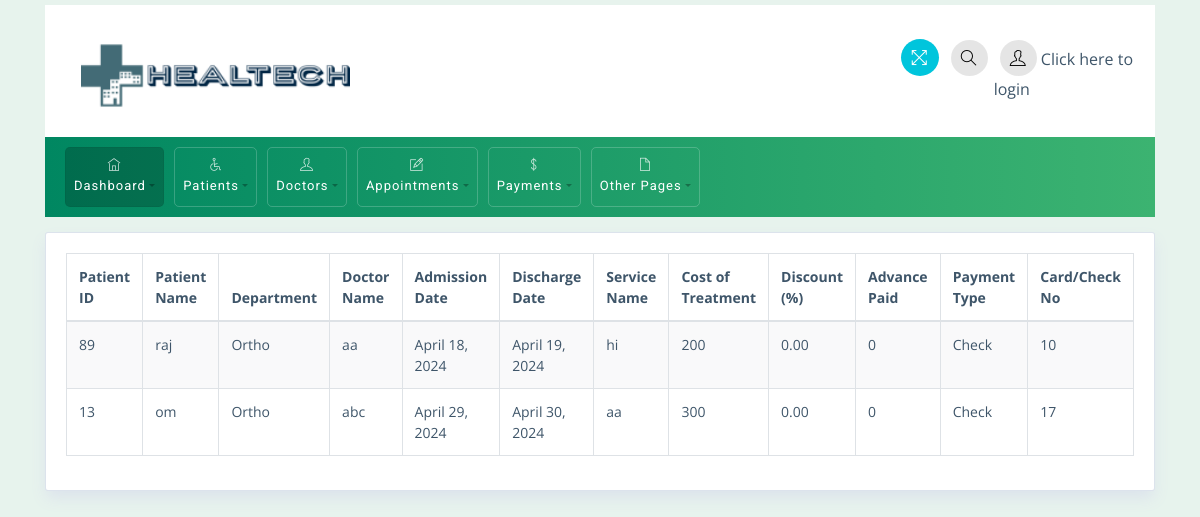
The app's page /payments.html with its own data.
### app/models.py (models this page shows, shortened)
class Payment(models.Model):
    patient_id = models.IntegerField()
    patient_name = models.CharField(max_length=100)
    department = models.CharField(max_length=100)
    doctor_name = models.CharField(max_length=100)
    admission_date = models.DateField()
    discharge_date = models.DateField()
    service_name = models.CharField(max_length=100)
    treatment_cost = models.IntegerField()
    discount = models.DecimalField(max_digits=5, decimal_places=2)
    advance_paid = models.IntegerField()
    payment_type = models.CharField(max_length=50)
    card_check_no = models.IntegerField()

### Hospital/views.py (the view)
# urls.py: path('payments.html',views.PAYMENTS,name='all_payments'),
def PAYMENTS(request):
    payments = Payment.objects.all()
    return render(request, 'payments/payments.html', {'payments': payments})

### templates/payments/payments.html (shortened to what this page needs)
{% extends 'base.html' %}
{% block content %}
<html>
<div class="container">
    <div class="row">
        <div class="col-md-12">
            <div class="widget-area-2 proclinic-box-shadow">
                <div class="table-responsive mb-3">
                    <table id="tableId" class="table table-bordered table-striped">
                        <thead>
                            <tr>
                                <th>Patient ID</th>
                                <th>Patient Name</th>
                                <th>Department</th>
                                <th>Doctor Name</th>
                                <th>Admission Date</th>
                                <th>Discharge Date</th>
                                <th>Service Name</th>
                                <th>Cost of Treatment</th>
                                <th>Discount (%)</th>
                                <th>Advance Paid</th>
                                <th>Payment Type</th>
                                <th>Card/Check No</th>
                            </tr>
                        </thead>
                        <tbody>
                            {% for payment in payments %}
                            <tr>
                                <td>{{ payment.patient_id }}</td>
                                <td>{{ payment.patient_name }}</td>
                                <td>{{ payment.department }}</td>
                                <td>{{ payment.doctor_name }}</td>
                                <td>{{ payment.admission_date }}</td>
                                <td>{{ payment.discharge_date }}</td>
                                <td>{{ payment.service_name }}</td>
                                <td>{{ payment.treatment_cost }}</td>
                                <td>{{ payment.discount }}</td>
                                <td>{{ payment.advance_paid }}</td>
                                <td>{{ payment.payment_type }}</td>
                                <td>{{ payment.card_check_no }}</td>
                            </tr>
                            {% endfor %}
                        </tbody>
                    </table>
                </div>
            </div>
        </div>
    </div>
</div>
{% endblock %}

### static/css/styles.css (style rules this page uses)
body { font-family: 'Open Sans', sans-serif; background-color: #E7F3ED; color: #3e5569; }
.table td, .table th { padding: .75rem; }
.proclinic-box-shadow { border-radius: 0; border: 0; -webkit-box-shadow: 0 0 0 1px #dce3ec, 0 8px 16px 0 #dce3ec; box-shadow: 0 0 0 1px #dce3ec, 0 8px 16px 0 #dce3ec; background: #fff; margin-top: 20px; }
div[class*="col-"] { padding-right: 6px; padding-left: 6px; }
.table-striped tbody tr:nth-of-type(odd) { background-color: rgba(61,79,90,.03); }
table.table tbody td, table.table thead th { font-size: 14px; }
.widget-area-2 { background: #fff; margin-top: 1rem; padding: 20px; padding-bottom: 2px; border-radius: 2px; }

### static/css/responsive.css (style rules this page uses)
@media (min-width: 992px) { .row { margin-right: -5px; margin-left: -5px; } }

### records on screen
Payment: patient_id "89", patient_name "raj", department "Ortho", doctor_name "aa", admission_date "April 18, 2024", discharge_date "April 19, 2024", service_name "hi", treatment_cost "200", discount "0.00", advance_paid "0", payment_type "Check", card_check_no "10"
Payment: patient_id "13", patient_name "om", department "Ortho", doctor_name "abc", admission_date "April 29, 2024", discharge_date "April 30, 2024", service_name "aa", treatment_cost "300", discount "0.00", advance_paid "0", payment_type "Check", card_check_no "17"
